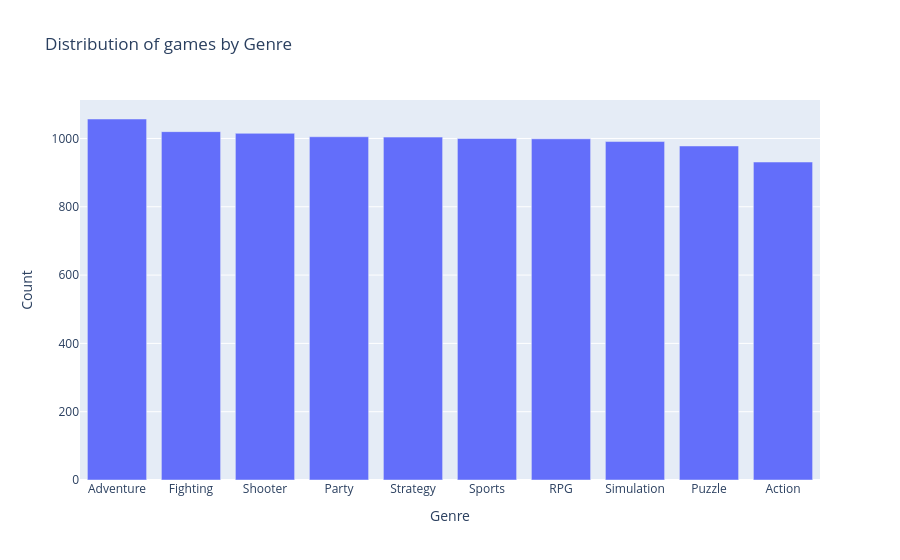

The notebook cell saved with this chart:
### Code cell
import plotly.express as px

genres = dataset["Genre"].value_counts().reset_index()
genres.columns = ["Genre", "Count"]

fig = px.bar(
    genres,
    x="Genre",
    y="Count",
    title="Distribution of games by Genre"
)

fig.show()

### Figure 1 — Plotly figure (JSON) as saved in the notebook; plotly's stock layout.template omitted (floating-point values rounded to 4 significant figures)
{"data": [{"hovertemplate": "Genre=%{x}<br>Count=%{y}<extra></extra>", "legendgroup": "", "marker": {"color": "#636efa", "pattern": {"shape": ""}}, "name": "", "orientation": "v", "showlegend": false, "textposition": "auto", "type": "bar", "x": ["Adventure", "Fighting", "Shooter", "Party", "Strategy", "Sports", "RPG", "Simulation", "Puzzle", "Action"], "xaxis": "x", "y": [1057, 1020, 1015, 1005, 1004, 1000, 999, 991, 978, 931], "yaxis": "y"}], "layout": {"barmode": "relative", "legend": {"tracegroupgap": 0}, "title": {"text": "Distribution of games by Genre"}, "xaxis": {"anchor": "y", "domain": [0, 1], "title": {"text": "Genre"}}, "yaxis": {"anchor": "x", "domain": [0, 1], "title": {"text": "Count"}}}}
